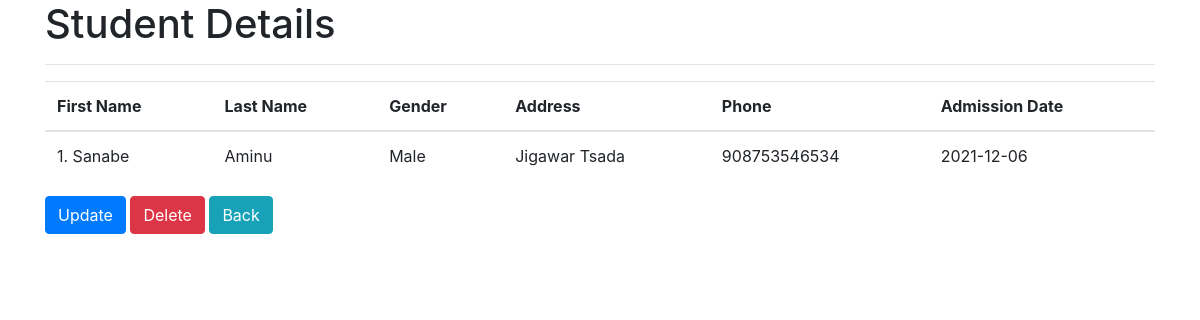
Page /detail/5/ on the committed database.
### blogapp/models.py (models this page shows, shortened)
class Student(models.Model):
    first_name = models.CharField(("Student First Name"), max_length=50)
    last_name = models.CharField(("Student Last Name"), max_length=50)
    age = models.DateField(("Date Of Birth"), auto_now=False, auto_now_add=False)
    gender = models.CharField(("Student Gender"), max_length=10)
    address = models.CharField(("Student Address"),max_length=100)
    phone = models.BigIntegerField(("Parent Phone number"))
    admission_date = models.DateTimeField(("Student admission Date Time"), auto_now=False, auto_now_add=True)
    class Meta:
        ordering = ['-admission_date']

### blogapp/views.py (the view)
# urls.py: path("detail/<int:pk>/", StudentDetailView.as_view(), name="student_detail"),
class StudentDetailView(DetailView):
    model = Student
    template_name = 'register/detail.html'
    def get_context_data(self, **kwargs):
        context = super().get_context_data(**kwargs)
        context['student_list'] = Student.objects.all()
        return context

### blogapp/templates/register/detail.html (shortened to what this page needs)
{% extends 'base.html' %}
{% block content %}
    <div class="container">
        <h1>Student Details</h1>
        <hr>
        <table class="table">
            <thead>
              <tr>
                <th scope="col">First Name</th>
                <th scope="col">Last Name</th>
                <th scope="col">Gender</th>
                <th scope="col">Address</th>
                <th scope="col">Phone</th>
                <th scope="col">Admission Date</th>
              </tr>
            </thead>
            <tbody>
              <tr>
                <td>{{ student.first_name|linenumbers }}</td>
                <td>{{ student.last_name }}</td>
                <td>{{ student.gender }}</td>
                <td>{{ student.address }}</td>
                <td>{{ student.phone }}</td>
                <td>{{ student.admission_date|date:"Y-m-d" }}</td>
              </tr>
            </tbody>
          </table>
          <button id="btn" class="btn btn-primary"><a href="{% url 'student_update' student.id%}">Update</a></button>
            <button id="btn" class="btn btn-danger"><a href="{% url 'student_delete' student.id%}">Delete</a></button>
            <button id="btn" class="btn btn-info"><a href="{% url 'student_list'%}">Back</a></button>
    </div>
{% endblock content %}

### blogapp/static/style/style.css (style rules this page uses)
#btn a { color: white; text-decoration: none; }

### rows in the picture
Student: first_name|linenumbers "1. Sanabe", last_name "Aminu", gender "Male", address "Jigawar Tsada", phone "908753546534", admission_date "2021-12-06"
